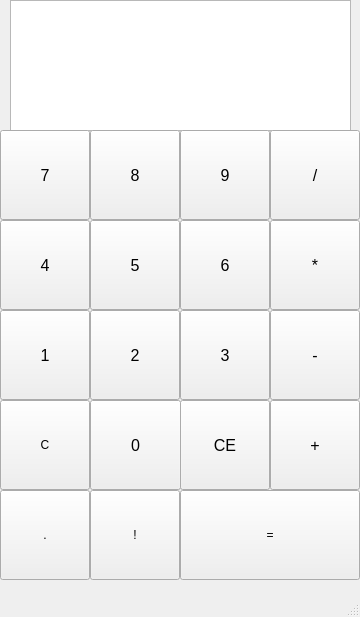
<?xml version="1.0" encoding="UTF-8"?>
<ui version="4.0">
 <class>MainWindow</class>
 <widget class="QMainWindow" name="MainWindow">
  <property name="geometry">
   <rect>
    <x>0</x>
    <y>0</y>
    <width>360</width>
    <height>617</height>
   </rect>
  </property>
  <property name="windowTitle">
   <string>MainWindow</string>
  </property>
  <widget class="QWidget" name="centralwidget">
   <widget class="QTextEdit" name="text_field">
    <property name="geometry">
     <rect>
      <x>10</x>
      <y>0</y>
      <width>341</width>
      <height>131</height>
     </rect>
    </property>
    <property name="styleSheet">
     <string notr="true">font-size: 16px;</string>
    </property>
   </widget>
   <widget class="QPushButton" name="pushButton">
    <property name="geometry">
     <rect>
      <x>0</x>
      <y>130</y>
      <width>90</width>
      <height>90</height>
     </rect>
    </property>
    <property name="styleSheet">
     <string notr="true">font-size: 16px;</string>
    </property>
    <property name="text">
     <string>7</string>
    </property>
   </widget>
   <widget class="QPushButton" name="pushButton_2">
    <property name="geometry">
     <rect>
      <x>90</x>
      <y>130</y>
      <width>90</width>
      <height>90</height>
     </rect>
    </property>
    <property name="styleSheet">
     <string notr="true">font-size: 16px;</string>
    </property>
    <property name="text">
     <string>8</string>
    </property>
   </widget>
   <widget class="QPushButton" name="pushButton_3">
    <property name="geometry">
     <rect>
      <x>180</x>
      <y>130</y>
      <width>90</width>
      <height>90</height>
     </rect>
    </property>
    <property name="styleSheet">
     <string notr="true">font-size: 16px;</string>
    </property>
    <property name="text">
     <string>9</string>
    </property>
   </widget>
   <widget class="QPushButton" name="pushButton_4">
    <property name="geometry">
     <rect>
      <x>90</x>
      <y>220</y>
      <width>90</width>
      <height>90</height>
     </rect>
    </property>
    <property name="styleSheet">
     <string notr="true">font-size: 16px;</string>
    </property>
    <property name="text">
     <string>5</string>
    </property>
   </widget>
   <widget class="QPushButton" name="pushButton_5">
    <property name="geometry">
     <rect>
      <x>270</x>
      <y>130</y>
      <width>90</width>
      <height>90</height>
     </rect>
    </property>
    <property name="styleSheet">
     <string notr="true">font-size: 16px;</string>
    </property>
    <property name="text">
     <string>/</string>
    </property>
   </widget>
   <widget class="QPushButton" name="pushButton_6">
    <property name="geometry">
     <rect>
      <x>180</x>
      <y>220</y>
      <width>90</width>
      <height>90</height>
     </rect>
    </property>
    <property name="styleSheet">
     <string notr="true">font-size: 16px;</string>
    </property>
    <property name="text">
     <string>6</string>
    </property>
   </widget>
   <widget class="QPushButton" name="pushButton_7">
    <property name="geometry">
     <rect>
      <x>270</x>
      <y>220</y>
      <width>90</width>
      <height>90</height>
     </rect>
    </property>
    <property name="styleSheet">
     <string notr="true">font-size: 16px;</string>
    </property>
    <property name="text">
     <string>*</string>
    </property>
   </widget>
   <widget class="QPushButton" name="pushButton_8">
    <property name="geometry">
     <rect>
      <x>0</x>
      <y>220</y>
      <width>90</width>
      <height>90</height>
     </rect>
    </property>
    <property name="styleSheet">
     <string notr="true">font-size: 16px;</string>
    </property>
    <property name="text">
     <string>4</string>
    </property>
   </widget>
   <widget class="QPushButton" name="pushButton_9">
    <property name="geometry">
     <rect>
      <x>0</x>
      <y>310</y>
      <width>90</width>
      <height>90</height>
     </rect>
    </property>
    <property name="styleSheet">
     <string notr="true">font-size: 16px;</string>
    </property>
    <property name="text">
     <string>1</string>
    </property>
   </widget>
   <widget class="QPushButton" name="pushButton_10">
    <property name="geometry">
     <rect>
      <x>90</x>
      <y>310</y>
      <width>90</width>
      <height>90</height>
     </rect>
    </property>
    <property name="styleSheet">
     <string notr="true">font-size: 16px;</string>
    </property>
    <property name="text">
     <string>2</string>
    </property>
   </widget>
   <widget class="QPushButton" name="pushButton_11">
    <property name="geometry">
     <rect>
      <x>270</x>
      <y>310</y>
      <width>90</width>
      <height>90</height>
     </rect>
    </property>
    <property name="styleSheet">
     <string notr="true">font-size: 16px;</string>
    </property>
    <property name="text">
     <string>-</string>
    </property>
   </widget>
   <widget class="QPushButton" name="pushButton_12">
    <property name="geometry">
     <rect>
      <x>180</x>
      <y>310</y>
      <width>90</width>
      <height>90</height>
     </rect>
    </property>
    <property name="styleSheet">
     <string notr="true">font-size: 16px;</string>
    </property>
    <property name="text">
     <string>3</string>
    </property>
   </widget>
   <widget class="QPushButton" name="pushButton_13">
    <property name="geometry">
     <rect>
      <x>90</x>
      <y>400</y>
      <width>91</width>
      <height>90</height>
     </rect>
    </property>
    <property name="styleSheet">
     <string notr="true">font-size: 16px;</string>
    </property>
    <property name="text">
     <string>0</string>
    </property>
   </widget>
   <widget class="QPushButton" name="pushButton_14">
    <property name="geometry">
     <rect>
      <x>0</x>
      <y>400</y>
      <width>90</width>
      <height>90</height>
     </rect>
    </property>
    <property name="text">
     <string>C</string>
    </property>
   </widget>
   <widget class="QPushButton" name="pushButton_15">
    <property name="geometry">
     <rect>
      <x>180</x>
      <y>490</y>
      <width>180</width>
      <height>90</height>
     </rect>
    </property>
    <property name="text">
     <string>=</string>
    </property>
   </widget>
   <widget class="QPushButton" name="pushButton_16">
    <property name="geometry">
     <rect>
      <x>270</x>
      <y>400</y>
      <width>90</width>
      <height>90</height>
     </rect>
    </property>
    <property name="styleSheet">
     <string notr="true">font-size: 16px;</string>
    </property>
    <property name="text">
     <string>+</string>
    </property>
   </widget>
   <widget class="QPushButton" name="pushButton_17">
    <property name="geometry">
     <rect>
      <x>180</x>
      <y>400</y>
      <width>90</width>
      <height>90</height>
     </rect>
    </property>
    <property name="styleSheet">
     <string notr="true">font-size: 16px;</string>
    </property>
    <property name="text">
     <string>CE</string>
    </property>
   </widget>
   <widget class="QPushButton" name="pushButton_18">
    <property name="geometry">
     <rect>
      <x>0</x>
      <y>490</y>
      <width>90</width>
      <height>90</height>
     </rect>
    </property>
    <property name="text">
     <string>.</string>
    </property>
   </widget>
   <widget class="QPushButton" name="pushButton_19">
    <property name="geometry">
     <rect>
      <x>90</x>
      <y>490</y>
      <width>90</width>
      <height>90</height>
     </rect>
    </property>
    <property name="text">
     <string>!</string>
    </property>
   </widget>
  </widget>
  <widget class="QStatusBar" name="statusbar"/>
 </widget>
 <resources/>
 <connections/>
</ui>
